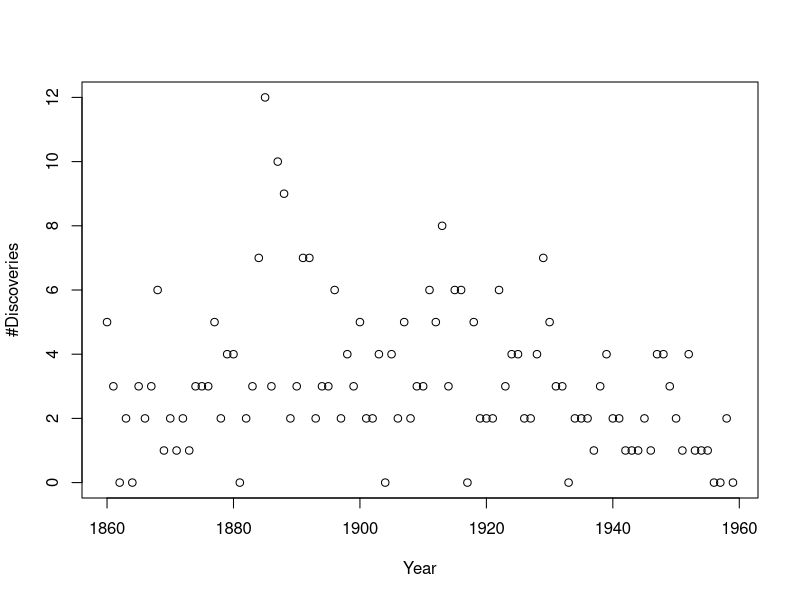
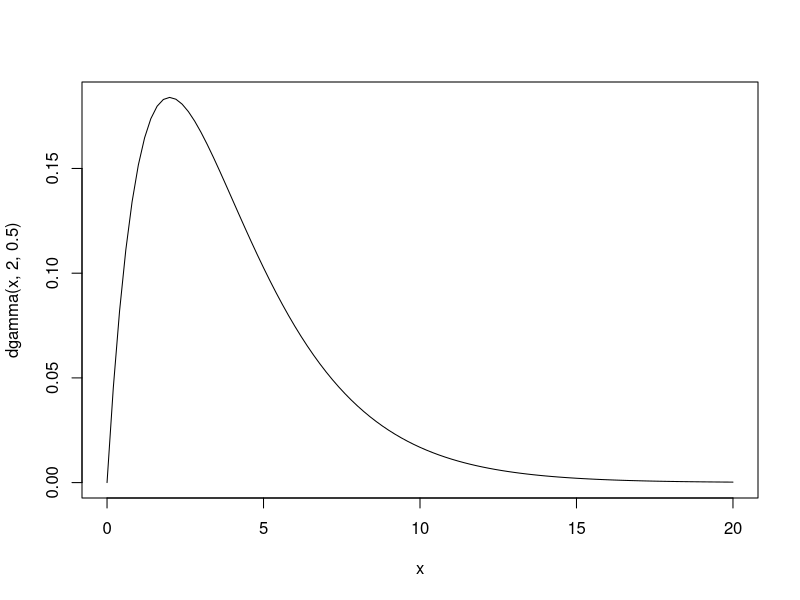
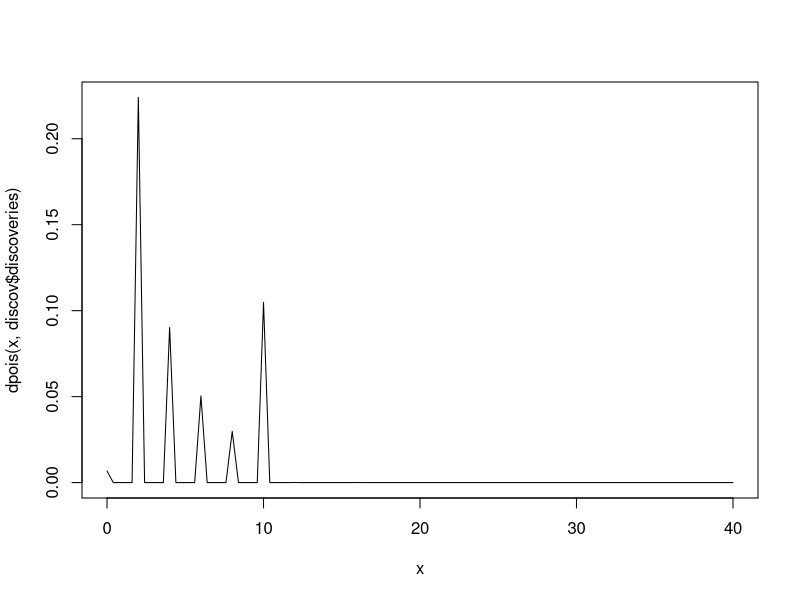
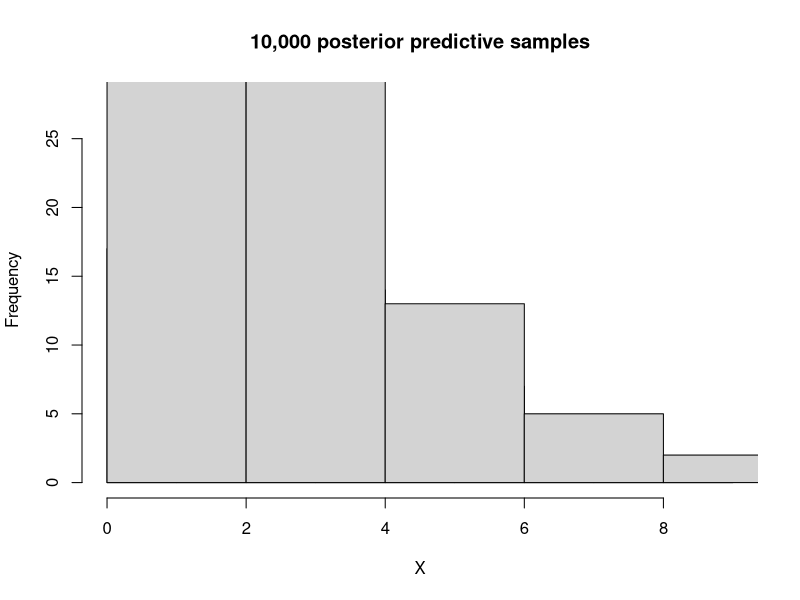
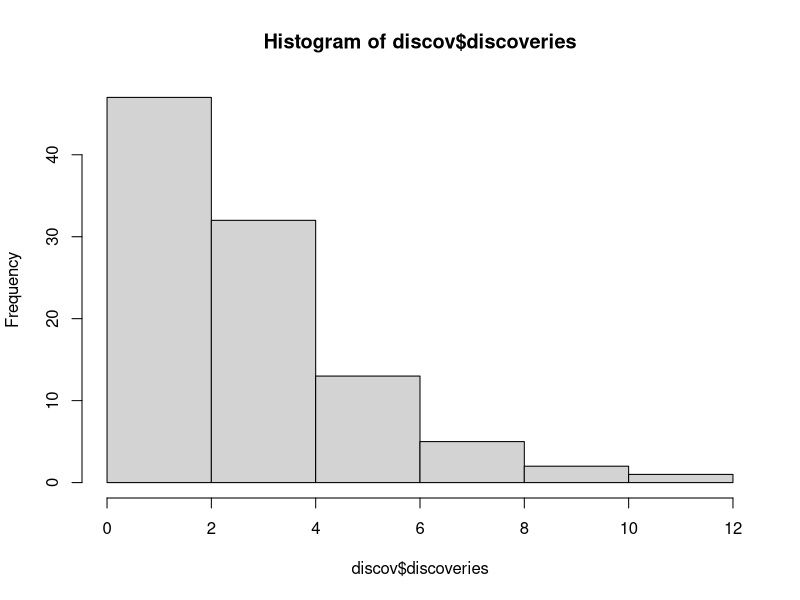

Here is the R script that generated these plots, in order:
## ---- chunk 1
fPosteriorPredictive <- function(numSamples, alpha, beta){
  X <- vector(length=numSamples)
  for(i in 1:numSamples){
    aLambda <- rgamma(1, alpha, beta)
    X[i] <-rpois(1, aLambda)
  }
return(X) 
  }
## ---- chunk 2
discov <- read.csv("evaluation_discoveries.csv")
head(discov)
## ---- chunk 3
plot(discov$time, discov$discoveries, xlab="Year", ylab="#Discoveries")
## ---- chunk 4
#Prior Gamma
curve(dgamma(x, 2, 0.5), 0, 20)
## ---- chunk 5
#Likelihood Gamma
curve(dpois(x, discov$discoveries), 0, 40)
## ---- chunk 6
PPC.X <- fPosteriorPredictive(100, 2+sum(discov$discoveries), 0.5 + 100)
hist(PPC.X, xlab='X', main='10,000 posterior predictive samples', col="pink")
hist(discov$discoveries, add=T)
## ---- chunk 7
hist(discov$discoveries)
